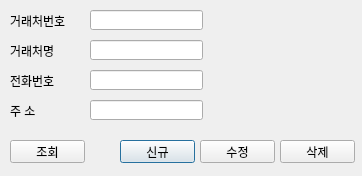
<?xml version="1.0" encoding="UTF-8"?>
<ui version="4.0">
 <class>Dialog</class>
 <widget class="QDialog" name="Dialog">
  <property name="geometry">
   <rect>
    <x>0</x>
    <y>0</y>
    <width>362</width>
    <height>176</height>
   </rect>
  </property>
  <property name="windowTitle">
   <string>거래처관리</string>
  </property>
  <widget class="QLabel" name="label_1">
   <property name="geometry">
    <rect>
     <x>10</x>
     <y>10</y>
     <width>81</width>
     <height>21</height>
    </rect>
   </property>
   <property name="text">
    <string>거래처번호</string>
   </property>
  </widget>
  <widget class="QLineEdit" name="lineEdit_1">
   <property name="geometry">
    <rect>
     <x>90</x>
     <y>10</y>
     <width>113</width>
     <height>20</height>
    </rect>
   </property>
  </widget>
  <widget class="QLabel" name="label_2">
   <property name="geometry">
    <rect>
     <x>10</x>
     <y>40</y>
     <width>81</width>
     <height>21</height>
    </rect>
   </property>
   <property name="text">
    <string>거래처명</string>
   </property>
  </widget>
  <widget class="QLabel" name="label_3">
   <property name="geometry">
    <rect>
     <x>10</x>
     <y>70</y>
     <width>81</width>
     <height>21</height>
    </rect>
   </property>
   <property name="text">
    <string>전화번호</string>
   </property>
  </widget>
  <widget class="QLabel" name="label_4">
   <property name="geometry">
    <rect>
     <x>10</x>
     <y>100</y>
     <width>81</width>
     <height>21</height>
    </rect>
   </property>
   <property name="text">
    <string>주 소</string>
   </property>
  </widget>
  <widget class="QLineEdit" name="lineEdit_2">
   <property name="geometry">
    <rect>
     <x>90</x>
     <y>40</y>
     <width>113</width>
     <height>20</height>
    </rect>
   </property>
  </widget>
  <widget class="QLineEdit" name="lineEdit_3">
   <property name="geometry">
    <rect>
     <x>90</x>
     <y>70</y>
     <width>113</width>
     <height>20</height>
    </rect>
   </property>
  </widget>
  <widget class="QLineEdit" name="lineEdit_4">
   <property name="geometry">
    <rect>
     <x>90</x>
     <y>100</y>
     <width>113</width>
     <height>20</height>
    </rect>
   </property>
  </widget>
  <widget class="QPushButton" name="pushButton">
   <property name="geometry">
    <rect>
     <x>120</x>
     <y>140</y>
     <width>75</width>
     <height>23</height>
    </rect>
   </property>
   <property name="text">
    <string>신규</string>
   </property>
  </widget>
  <widget class="QPushButton" name="pushButton_2">
   <property name="geometry">
    <rect>
     <x>200</x>
     <y>140</y>
     <width>75</width>
     <height>23</height>
    </rect>
   </property>
   <property name="text">
    <string>수정</string>
   </property>
  </widget>
  <widget class="QPushButton" name="pushButton_3">
   <property name="geometry">
    <rect>
     <x>280</x>
     <y>140</y>
     <width>75</width>
     <height>23</height>
    </rect>
   </property>
   <property name="text">
    <string>삭제</string>
   </property>
  </widget>
  <widget class="QPushButton" name="pushButton_4">
   <property name="geometry">
    <rect>
     <x>10</x>
     <y>140</y>
     <width>75</width>
     <height>23</height>
    </rect>
   </property>
   <property name="text">
    <string>조회</string>
   </property>
  </widget>
 </widget>
 <resources/>
 <connections/>
</ui>
